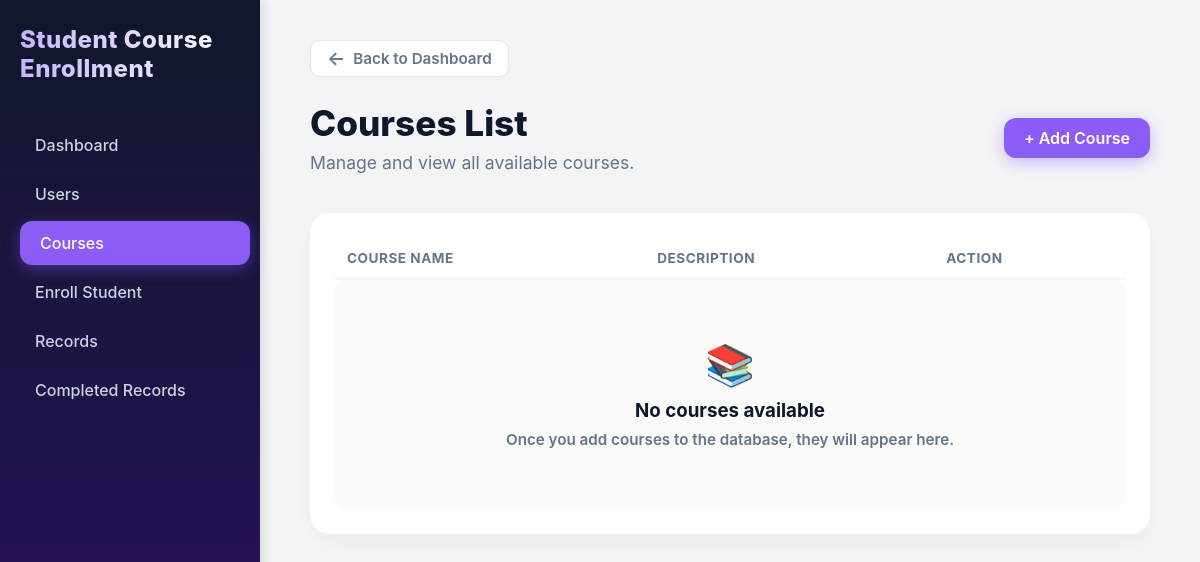
The app's page /courses/, older data.
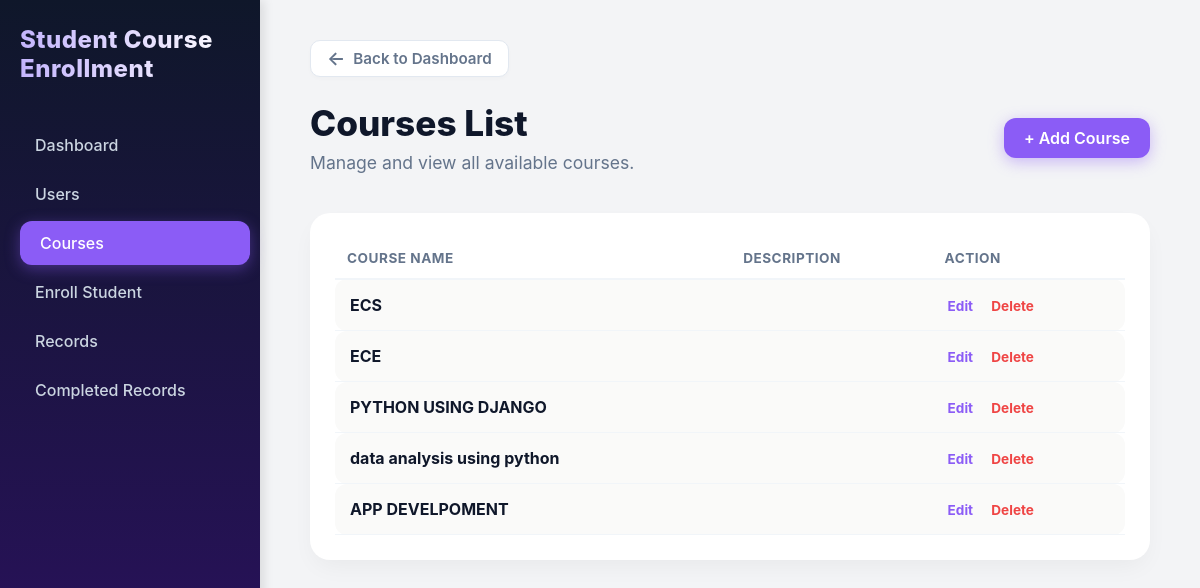
The same page, newer data.
### students/models.py (models this page shows, shortened)
class Course(models.Model):
    name = models.CharField(max_length=100)
    description = models.TextField(blank=True)

### students/views.py (the view)
# urls.py: path('courses/', views.courses_list, name='courses_list'),
def courses_list(request):
    courses = Course.objects.all()
    return render(request, 'students/courses.html', {'courses': courses})

### students/templates/students/courses.html
{% extends 'students/base.html' %}
{% block content %}
    <header class="content-header" style="margin-bottom: 40px; display: flex; justify-content: space-between; align-items: center;">
        <div>
            <h1 style="font-size: 2.2rem; margin-bottom: 8px; font-weight: 800; color: #0f172a;">Courses List</h1>
            <p style="color: #64748b; font-size: 1.1rem;">Manage and view all available courses.</p>
        </div>
        <a href="{% url 'add_course' %}" style="text-decoration: none; background: var(--accent-pop); color: white; padding: 10px 20px; border-radius: 12px; font-weight: 600; cursor: pointer; box-shadow: 0 4px 15px rgba(139, 92, 246, 0.4); transition: all 0.3s ease; display: inline-block;">
            + Add Course
        </a>
    </header>
    <div class="table-container" style="background: white; padding: 25px; border-radius: 20px; box-shadow: var(--shadow-float);">
        <table class="activity-table" style="width: 100%; border-collapse: collapse;">
            <thead>
                <tr style="text-align: left; border-bottom: 2px solid #f1f5f9;">
                    <th style="padding: 12px; color: #64748b;">Course Name</th>
                    <th style="padding: 12px; color: #64748b;">Description</th>
                    <th style="padding: 12px; color: #64748b;">Action</th>
                </tr>
            </thead>
            <tbody>
                {% for course in courses %}
                <tr style="border-bottom: 1px solid #f1f5f9;">
                    <td style="padding: 15px; font-weight: 700; color: #0f172a;">{{ course.name }}</td>
                    <td style="padding: 15px; color: #64748b;">{{ course.description }}</td>
                    <td style="padding: 15px;">
                        <a href="{% url 'edit_course' course.id %}" style="color: var(--accent-pop); text-decoration: none; font-weight: 700; font-size: 0.85rem; margin-right: 15px;">
                            Edit
                        </a>
                        <a href="{% url 'delete_course' course.id %}"
   style="color: #ef4444; text-decoration: none; font-weight: 700; font-size: 0.85rem;"
   onclick="return confirm('Are you sure you want to delete this course? This will remove it from all records.')">
    Delete
</a>
                    </td>
                </tr>
                {% empty %}
                <tr>
                    <td colspan="3" style="text-align: center; padding: 60px 20px; background: #fafaf9; border-radius: 12px;">
                        <div style="font-size: 2.5rem; margin-bottom: 10px;">📚</div>
                        <h3 style="color: #0f172a; margin-bottom: 8px; font-weight: 700;">No courses available</h3>
                        <p style="color: #64748b; font-size: 0.95rem;">Once you add courses to the database, they will appear here.</p>
                    </td>
                </tr>
                {% endfor %}
            </tbody>
        </table>
    </div>
{% endblock %}

Row changes from the older to the newer data that the page shows:
added Course: name "ECS"
added Course: name "ECE"
added Course: name "PYTHON USING DJANGO"
added Course: name "data analysis using python"
added Course: name "APP DEVELPOMENT"
Text that changed along with them:
text no longer shown: "📚 No courses available Once you add courses to the database, they will appear here."
